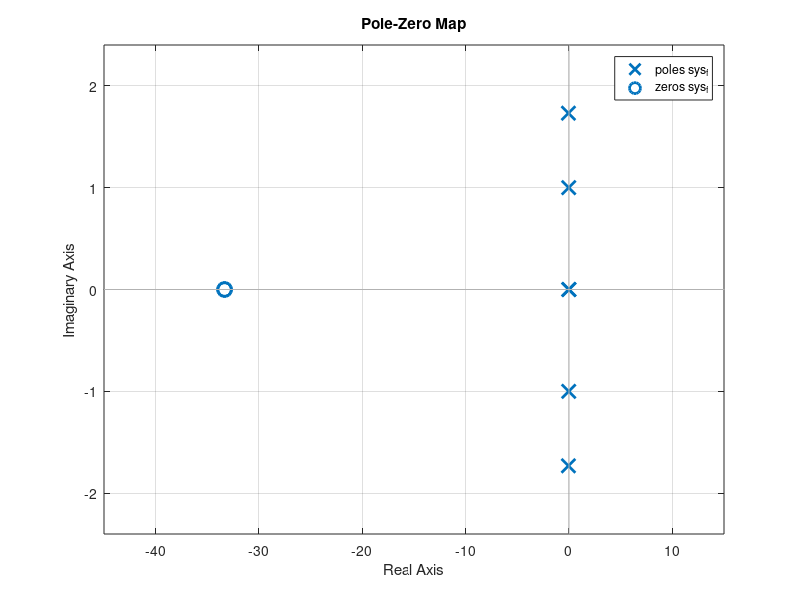
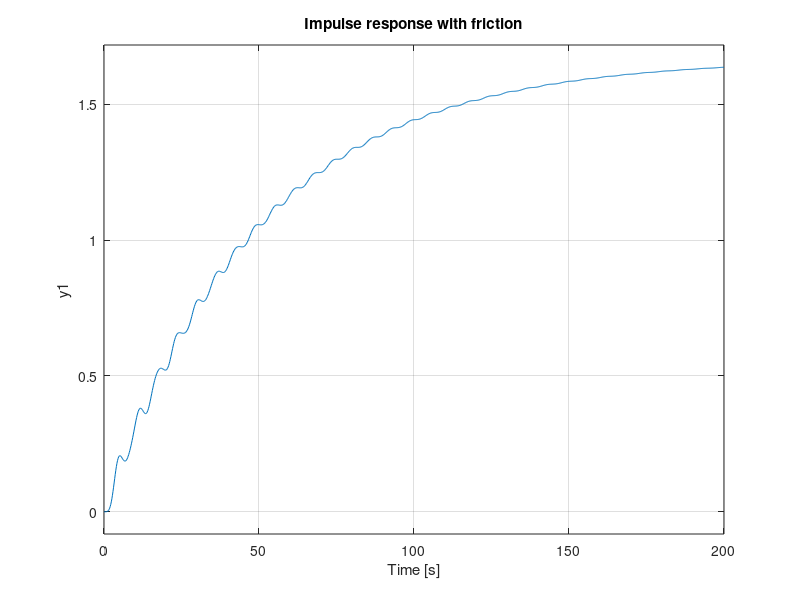
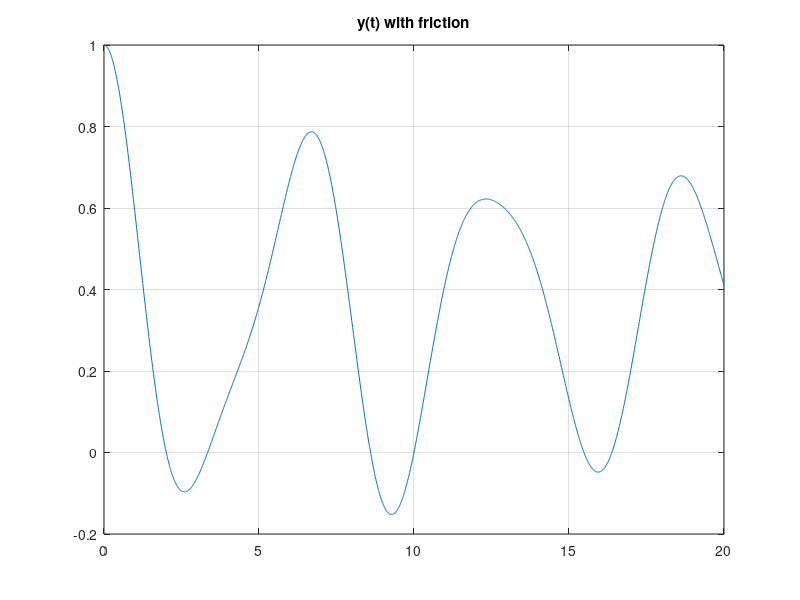
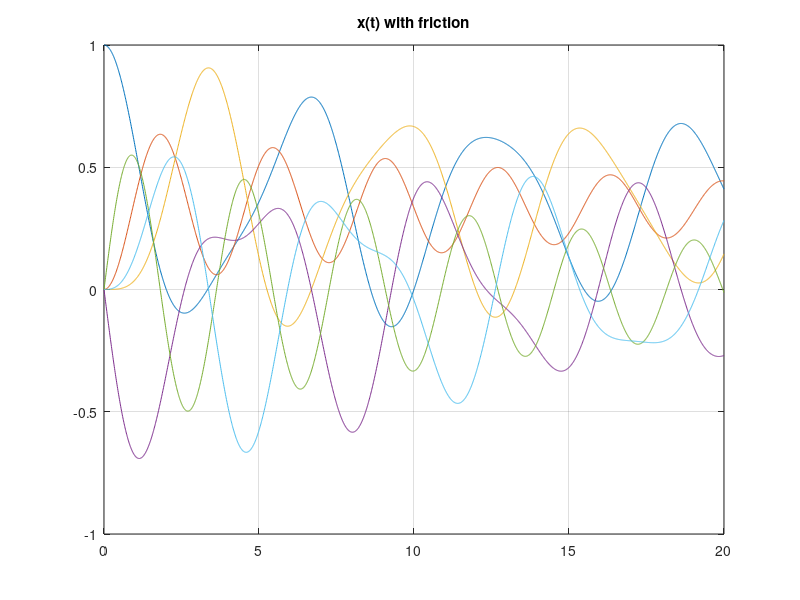

Write MATLAB code to recreate these figures, in order. (Note: this script raises an error after producing the figures.)
% 5 

% Parameters
m1 = 10; m2 = 10; m3 = 10;
k1 = 10; k2 = 10;
c1 = 0.3; c2 = 0.3;

% friction
x1 = 0.2; x2 = 0.2; x3 = 0.2;

% State-space matrices
A = [ 0      0        0        1        0        0;
      0      0        0        0        1        0;
      0      0        0        0        0        1;
      -k1/m1 k1/m1    0   -(c1+x1)/m1  c1/m1     0;
      k1/m2  -(k1+k2)/m2   k2/m2   c1/m2    -(c1+c2+x2)/m2  c2/m2;
      0      k2/m3        -k2/m3    0   c2/m3 -(c2+x3)/m3 ];

B = [0; 0; 0; 0; 0; 1/m3];

C = [1 0 0 0 0 0];   % GPS on first wagon


sys_f = ss(A,B,C,0);

%1
figure;
pzmap(sys_f); 
grid on;


%2
figure;
impulse(sys_f,200);
title('Impulse response with friction');
grid on;

%3
x0 = [1 0 0 0 0 0]';
t = 0:0.01:20;
[y1,t1,x1] = initial(sys_f,x0,t);

figure; plot(t1,y1); title('y(t) with friction'); grid on;
figure; plot(t1,x1); title('x(t) with friction'); grid on;

%4
x0 = [0 0 0 1 0 0]';
t = 0:0.01:20;
[y1,t1,x1] = initial(sys_f,x0,t);

figure; plot(t1,y1); title('y(t) with friction'); grid on;
figure; plot(t1,x1); title('x(t) with friction'); grid on;


%5
[mag,phase,w] = bode(sys_f);
mag_db = 20*log10(squeeze(mag));

idx1 = find(mag_db <= -28, 1, 'first');
idx2 = find(mag_db <= -50, 1, 'first');

w1 = w(idx1);
w2 = w(idx2);

f1 = w1/(2*pi)
f2 = w2/(2*pi)

Ts1 = 1/f1;
Ts2 = 1/f2;

sysd1 = c2d(sys_f, Ts1, 'zoh');
sysd2 = c2d(sys_f, Ts2, 'zoh');

figure;
subplot(3,1,1); initial(sys_f, x0, 20); title('Continuous');
subplot(3,1,2); initial(sysd1, x0, 20); title('Discrete f1');
subplot(3,1,3); initial(sysd2, x0, 20); title('Discrete f2');

%6
Kvec = 0:0.0001:6.1;   % tanti valori di K
figure; 
rlocus(sys_f,Kvec); 
grid on; 
title('Root Locus sistema con attrito');

poles = rlocus(sys_f,Kvec);


% Trova il primo K per cui un polo entra nel semipiano destro
stable = true(size(Kvec));

for i = 1:length(Kvec)
    if any(real(poles(:,i)) >= 0)
        stable(i) = false;
    end
end

% Il massimo K stabile è l'ultimo K prima dell'instabilità
Kmax = Kvec(find(stable,1,'last'))

%7 

%Check of the controllability
Mc = ctrb(A, B);
rank_Mc = rank(Mc);
rank_Mc == size(A,1)

%Check of the observability
Ob = obsv(A,C);
rank_Ob = rank(Ob);
rank_Ob == size(A,1)

% 8

desired_poles = [-1 -2 -3 -4 -5 -6];
K = place(A,B,desired_poles)
